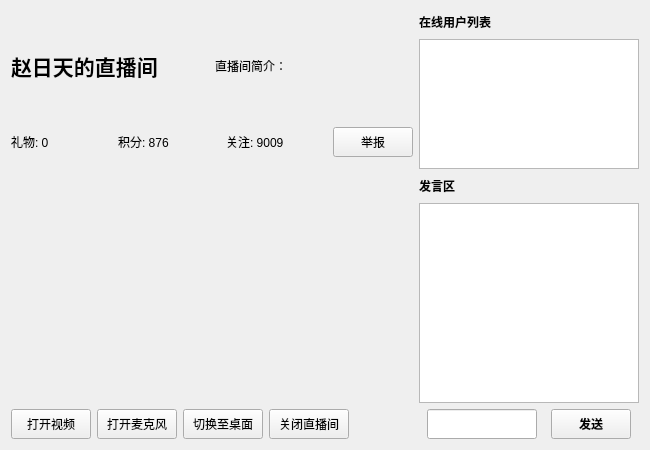
<?xml version="1.0" encoding="UTF-8"?>
<ui version="4.0">
 <class>Room</class>
 <widget class="QWidget" name="Room">
  <property name="geometry">
   <rect>
    <x>0</x>
    <y>0</y>
    <width>650</width>
    <height>450</height>
   </rect>
  </property>
  <property name="maximumSize">
   <size>
    <width>650</width>
    <height>450</height>
   </size>
  </property>
  <property name="windowTitle">
   <string>Form</string>
  </property>
  <layout class="QHBoxLayout" name="horizontalLayout_7">
   <item>
    <layout class="QHBoxLayout" name="horizontalLayout_6">
     <item>
      <layout class="QVBoxLayout" name="verticalLayout_4">
       <item>
        <layout class="QVBoxLayout" name="verticalLayout_3">
         <item>
          <layout class="QHBoxLayout" name="horizontalLayout_4">
           <item>
            <widget class="QLabel" name="label_roomName">
             <property name="font">
              <font>
               <family>微软雅黑</family>
               <weight>75</weight>
               <bold>true</bold>
              </font>
             </property>
             <property name="text">
              <string>&lt;html&gt;&lt;head/&gt;&lt;body&gt;&lt;p&gt;&lt;span style=&quot; font-size:16pt; font-weight:600;&quot;&gt;赵日天的直播间&lt;/span&gt;&lt;/p&gt;&lt;/body&gt;&lt;/html&gt;</string>
             </property>
            </widget>
           </item>
           <item>
            <widget class="QLabel" name="label_introduce">
             <property name="font">
              <font>
               <family>微软雅黑</family>
              </font>
             </property>
             <property name="text">
              <string>直播间简介：</string>
             </property>
            </widget>
           </item>
          </layout>
         </item>
         <item>
          <layout class="QHBoxLayout" name="horizontalLayout_5">
           <item>
            <widget class="QLabel" name="label_gift">
             <property name="text">
              <string>礼物: 0</string>
             </property>
            </widget>
           </item>
           <item>
            <widget class="QLabel" name="label_integration">
             <property name="text">
              <string>积分: 876</string>
             </property>
            </widget>
           </item>
           <item>
            <widget class="QLabel" name="label_2">
             <property name="text">
              <string>关注: 9009</string>
             </property>
            </widget>
           </item>
           <item>
            <widget class="QPushButton" name="pushButton">
             <property name="minimumSize">
              <size>
               <width>80</width>
               <height>30</height>
              </size>
             </property>
             <property name="maximumSize">
              <size>
               <width>80</width>
               <height>30</height>
              </size>
             </property>
             <property name="text">
              <string>举报</string>
             </property>
            </widget>
           </item>
          </layout>
         </item>
        </layout>
       </item>
       <item>
        <layout class="QVBoxLayout" name="verticalLayout">
         <item>
          <widget class="QLabel" name="label_video">
           <property name="minimumSize">
            <size>
             <width>360</width>
             <height>240</height>
            </size>
           </property>
           <property name="maximumSize">
            <size>
             <width>360</width>
             <height>240</height>
            </size>
           </property>
           <property name="text">
            <string>&lt;html&gt;&lt;head/&gt;&lt;body&gt;&lt;p&gt;&lt;img src=&quot;:/image/image_loading2.bmp&quot;/&gt;&lt;/p&gt;&lt;/body&gt;&lt;/html&gt;</string>
           </property>
          </widget>
         </item>
         <item>
          <layout class="QHBoxLayout" name="horizontalLayout_2">
           <item>
            <layout class="QHBoxLayout" name="horizontalLayout">
             <item>
              <widget class="QPushButton" name="btn_openVideo">
               <property name="minimumSize">
                <size>
                 <width>80</width>
                 <height>30</height>
                </size>
               </property>
               <property name="maximumSize">
                <size>
                 <width>80</width>
                 <height>30</height>
                </size>
               </property>
               <property name="text">
                <string>打开视频</string>
               </property>
              </widget>
             </item>
             <item>
              <widget class="QPushButton" name="btn_openMike">
               <property name="minimumSize">
                <size>
                 <width>80</width>
                 <height>30</height>
                </size>
               </property>
               <property name="maximumSize">
                <size>
                 <width>80</width>
                 <height>30</height>
                </size>
               </property>
               <property name="text">
                <string>打开麦克风</string>
               </property>
              </widget>
             </item>
             <item>
              <widget class="QPushButton" name="btn_showDesktop">
               <property name="minimumSize">
                <size>
                 <width>80</width>
                 <height>30</height>
                </size>
               </property>
               <property name="maximumSize">
                <size>
                 <width>80</width>
                 <height>30</height>
                </size>
               </property>
               <property name="text">
                <string>切换至桌面</string>
               </property>
              </widget>
             </item>
             <item>
              <widget class="QPushButton" name="btn_quit">
               <property name="minimumSize">
                <size>
                 <width>80</width>
                 <height>30</height>
                </size>
               </property>
               <property name="maximumSize">
                <size>
                 <width>80</width>
                 <height>30</height>
                </size>
               </property>
               <property name="text">
                <string>关闭直播间</string>
               </property>
              </widget>
             </item>
            </layout>
           </item>
           <item>
            <spacer name="horizontalSpacer">
             <property name="orientation">
              <enum>Qt::Horizontal</enum>
             </property>
             <property name="sizeHint" stdset="0">
              <size>
               <width>40</width>
               <height>20</height>
              </size>
             </property>
            </spacer>
           </item>
          </layout>
         </item>
        </layout>
       </item>
      </layout>
     </item>
     <item>
      <layout class="QVBoxLayout" name="verticalLayout_2">
       <item>
        <widget class="QLabel" name="label">
         <property name="font">
          <font>
           <family>微软雅黑</family>
           <weight>75</weight>
           <bold>true</bold>
          </font>
         </property>
         <property name="text">
          <string>&lt;html&gt;&lt;head/&gt;&lt;body&gt;&lt;p&gt;&lt;span style=&quot; font-weight:600;&quot;&gt;在线用户列表&lt;/span&gt;&lt;/p&gt;&lt;/body&gt;&lt;/html&gt;</string>
         </property>
        </widget>
       </item>
       <item>
        <widget class="QListWidget" name="list_onlineUser">
         <property name="minimumSize">
          <size>
           <width>220</width>
           <height>130</height>
          </size>
         </property>
         <property name="maximumSize">
          <size>
           <width>220</width>
           <height>130</height>
          </size>
         </property>
        </widget>
       </item>
       <item>
        <widget class="QLabel" name="label_3">
         <property name="font">
          <font>
           <family>微软雅黑</family>
           <weight>75</weight>
           <bold>true</bold>
          </font>
         </property>
         <property name="text">
          <string>发言区</string>
         </property>
        </widget>
       </item>
       <item>
        <widget class="QListWidget" name="list_talking">
         <property name="minimumSize">
          <size>
           <width>220</width>
           <height>200</height>
          </size>
         </property>
         <property name="maximumSize">
          <size>
           <width>220</width>
           <height>200</height>
          </size>
         </property>
        </widget>
       </item>
       <item>
        <layout class="QHBoxLayout" name="horizontalLayout_3">
         <item>
          <widget class="QLineEdit" name="line_sendMsg">
           <property name="minimumSize">
            <size>
             <width>110</width>
             <height>30</height>
            </size>
           </property>
           <property name="maximumSize">
            <size>
             <width>110</width>
             <height>30</height>
            </size>
           </property>
          </widget>
         </item>
         <item>
          <widget class="QPushButton" name="btn_send">
           <property name="minimumSize">
            <size>
             <width>80</width>
             <height>30</height>
            </size>
           </property>
           <property name="maximumSize">
            <size>
             <width>80</width>
             <height>30</height>
            </size>
           </property>
           <property name="font">
            <font>
             <family>微软雅黑</family>
             <weight>75</weight>
             <bold>true</bold>
            </font>
           </property>
           <property name="text">
            <string>发送</string>
           </property>
          </widget>
         </item>
        </layout>
       </item>
      </layout>
     </item>
    </layout>
   </item>
  </layout>
 </widget>
 <resources/>
 <connections/>
</ui>
